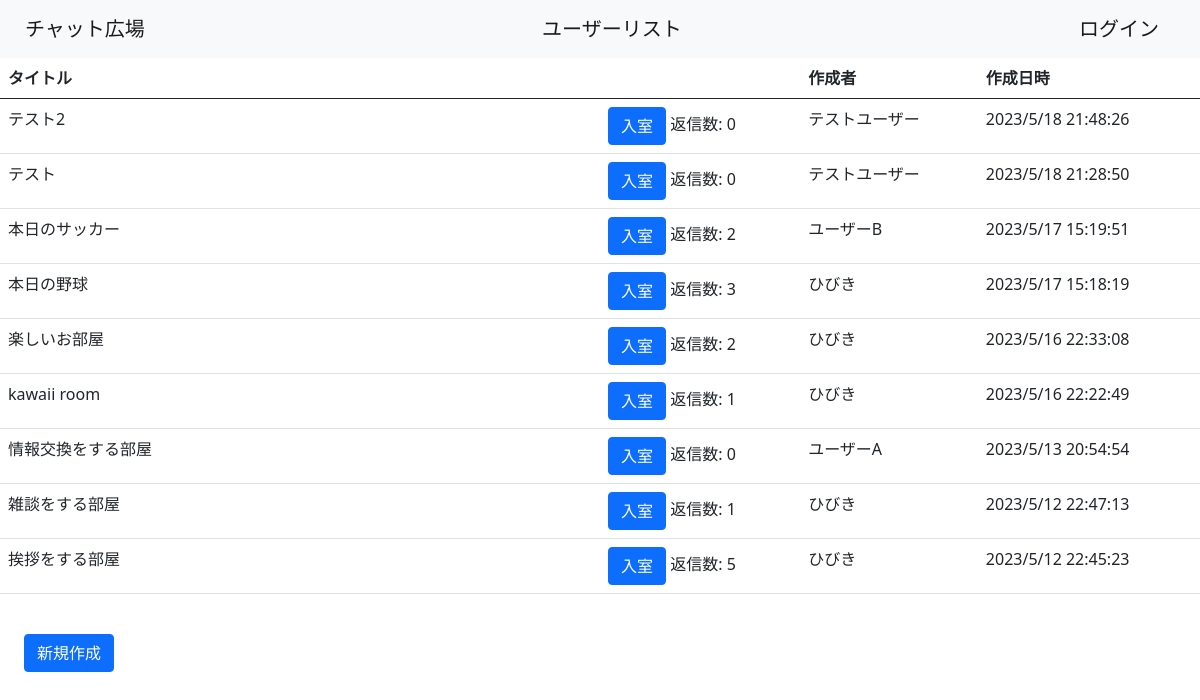
/room/list, run on an earlier commit of the app's database.
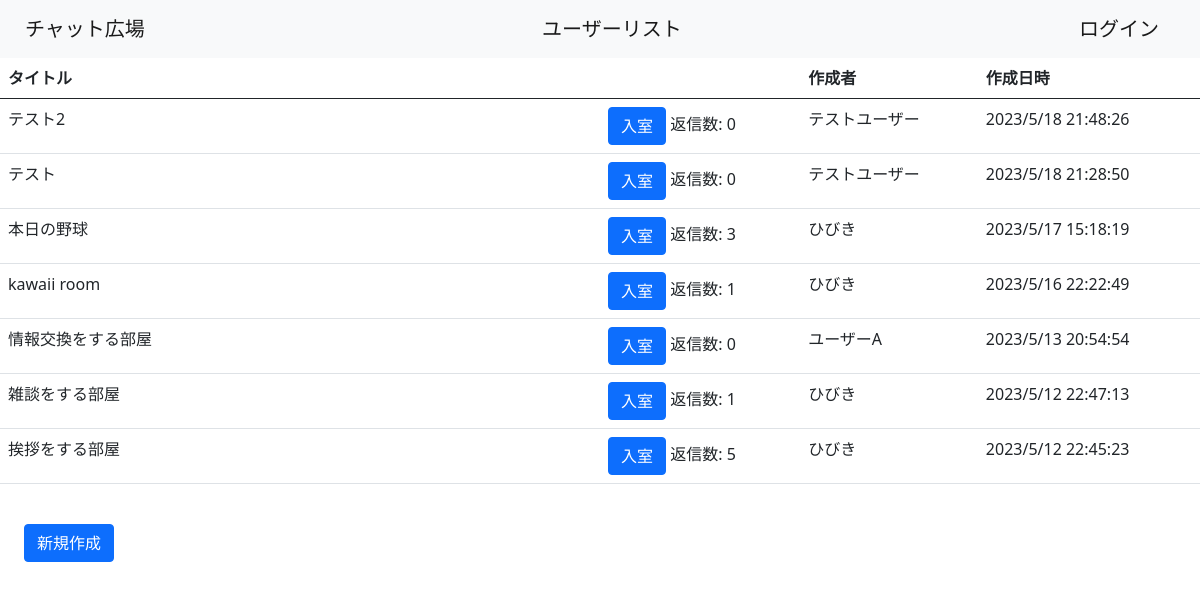
And on a later commit of the database.
### chatrooms/models.py (models this page shows, shortened)
class Room(models.Model):
    title = models.CharField(max_length=100)
    user = models.ForeignKey(CustomUser, on_delete=models.CASCADE)
    created_at = models.DateTimeField(auto_now_add=True)
    image = models.ImageField(upload_to='room', height_field=None, width_field=None, blank=True, max_length=100, default=False)#サムネ

class CustomUser(AbstractUser):
    user_name = models.CharField(max_length=100, default="no name")
    memo = models.TextField()
    created_at = models.DateTimeField(auto_now_add=True)
    def __str__(self):
        return self.user_name
    REQUIRED_FIELDS = ["user_name","memo"]
    groups = None
    user_permissions = None
    last_login = None
    first_name = models.CharField(max_length=100, default=" ",null=True)
    last_name = models.CharField(max_length=100, default=" ",null=True)
    email_address = None
    date_joined = None

### chatrooms/views.py (the view)
# urls.py: path('room/list', views.RoomListView.as_view(), name='rl'),
class RoomListView(ListView):
    template_name = 'room/list.html'
    model = models.Room
    context_object_name = "rooms_list"
    def get_queryset(self):
        return models.Room.objects.order_by('-created_at')

### templates/room/list.html (shortened to what this page needs)
{% extends 'base.html' %}
{% block content %}
    <table class="table table-hover">
        <thead>
            <tr>
              <th scope="col" class="w-50">タイトル</th>
              <th scope="col">  </th>
              <th scope="col">作成者</th>
              <th scope="col">作成日時</th>
            </tr>
          </thead>
          <tbody>
            {% for room in rooms_list %}
            <tr>
              <td>{{ room.title }}</th>
              <td><a href={%url 'rd' room.id %} class="btn btn-primary">入室</a>
                  返信数: {{ room.post.count }}
              <td>{{ room.user }}</td>
              <td>{{ room.created_at|date:"Y/n/j H:i:s" }}</td>
            </tr>
            {% endfor %}
          </tbody>
    </table>
    <a href={%url 'rc'%} class="btn btn-primary m-4">新規作成</a>
{% endblock content %}

What changed in the data, as far as the page shows it:
removed Room: title "本日のサッカー", post.count "2", user "ユーザーB", created_at "2023/5/17 15:19:51"
removed Room: title "楽しいお部屋", post.count "2", user "ひびき", created_at "2023/5/16 22:33:08"
